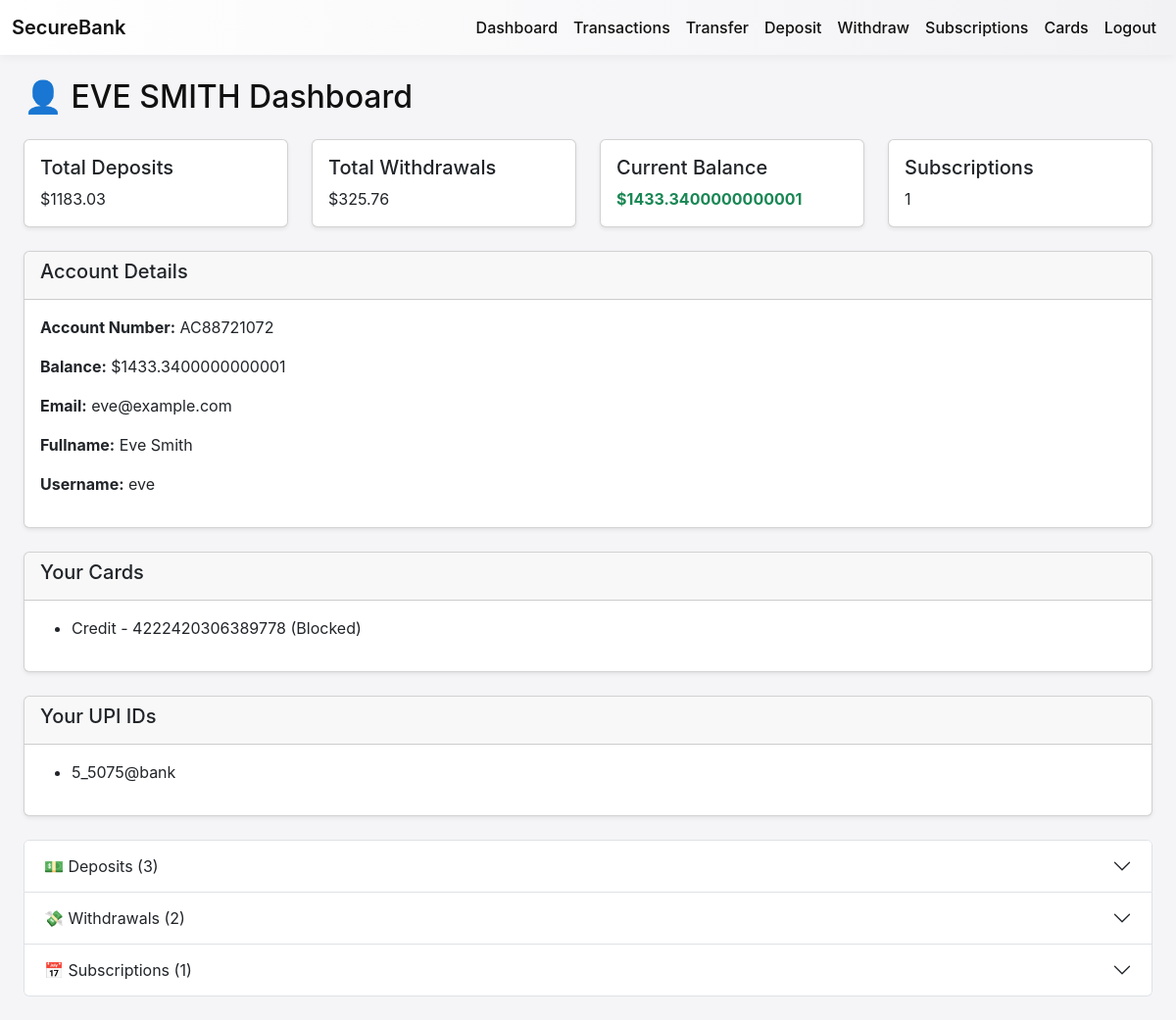
The app's page /dashboard (signed in), older data.
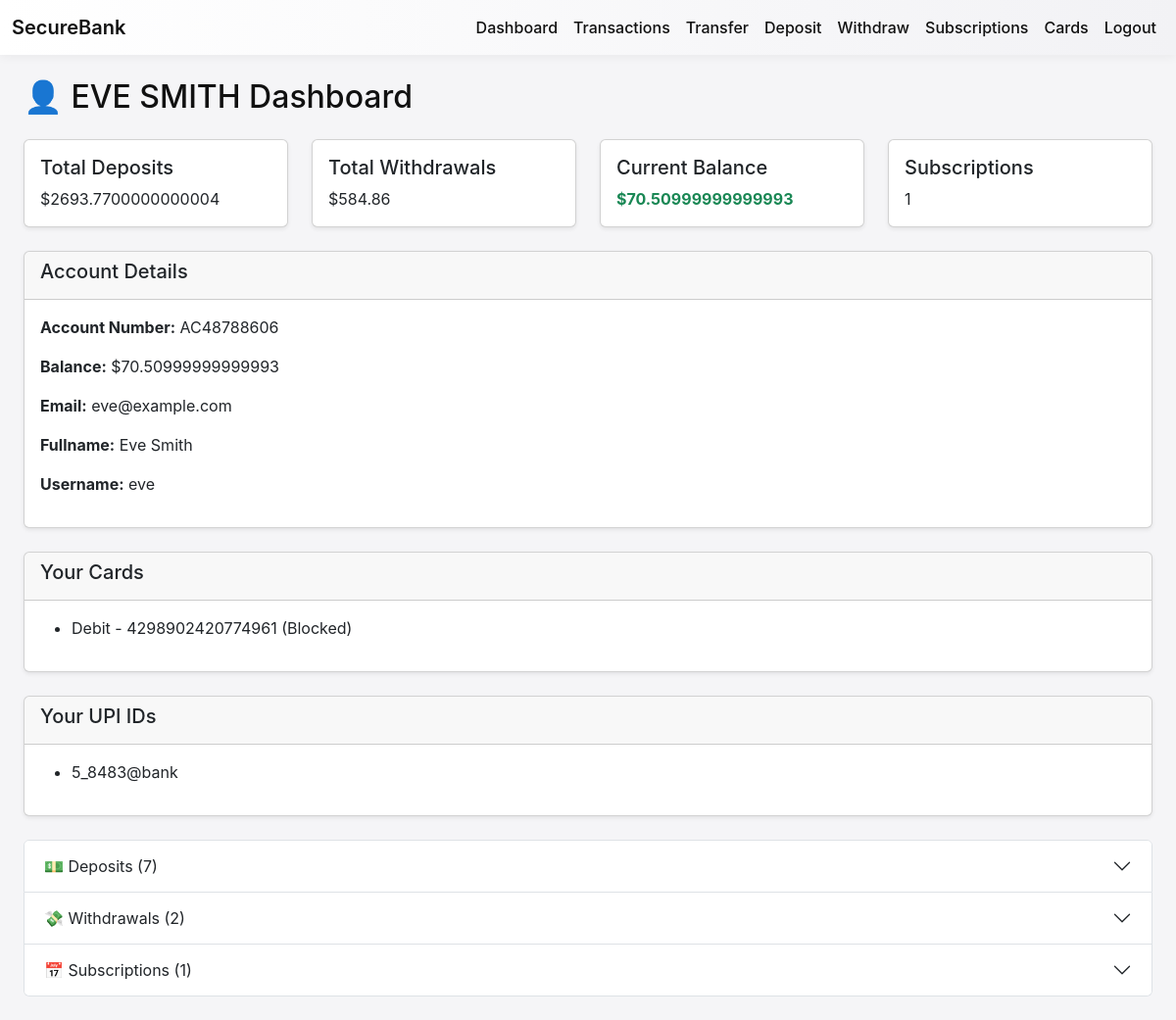
The same page, newer data.
### app/models/models.py (models this page shows)
class Account(db.Model):
    __tablename__ = 'account'
    id = db.Column(db.Integer, primary_key=True)
    user_id = db.Column(db.Integer, db.ForeignKey('login.id'), nullable=False)
    account_number = db.Column(db.String(20), unique=True, nullable=False)
    balance = db.Column(db.Float, default=0.0, nullable=False)
    created_at = db.Column(db.DateTime, default=datetime.utcnow)
    upi = db.relationship('Upi', backref='account', uselist=False)
    cards = db.relationship('Card', backref='account', lazy=True)
    transactions = db.relationship('Transaction', backref='account', lazy=True)

class Card(db.Model):
    __tablename__ = 'card'
    id = db.Column(db.Integer, primary_key=True)
    account_id = db.Column(db.Integer, db.ForeignKey('account.id'), nullable=False)
    card_number = db.Column(db.String(20), unique=True)
    card_type = db.Column(db.String(20), default='debit')
    expiry = db.Column(db.String(10))
    cvv = db.Column(db.String(6))
    blocked = db.Column(db.Boolean, default=False)
    limit = db.Column(db.Float, default=5000.0)
    pin = db.Column(db.String(128))  # store hashed PIN

class Upi(db.Model):
    __tablename__ = 'upi'
    id = db.Column(db.Integer, primary_key=True)
    account_id = db.Column(db.Integer, db.ForeignKey('account.id'), nullable=False)
    upi_id = db.Column(db.String(120), unique=True, nullable=False)
    verified = db.Column(db.Boolean, default=False)

### app/routes.py (the view, shortened to what this page needs)
@main.route('/dashboard')
def dashboard_view():
    if 'user_id' not in session:
        flash('Please login first.', 'warning')
        return redirect(url_for('main.login_view'))
    user = Login.query.get(session['user_id'])
    account = Account.query.filter_by(user_id=user.id).first()
    balance = account.balance if account else 0.0
    deposits = Transaction.query.filter_by(user_id=user.id, txn_type='deposit').all()
    withdrawals = Transaction.query.filter_by(user_id=user.id, txn_type='withdrawal').all()
    subscriptions = Subscription.query.filter_by(user_id=user.id).all()
    cards = Card.query.filter_by(account_id=account.id).all() if account else []
    upis = Upi.query.filter_by(account_id=account.id).all() if account else []
    return render_template(
        'dashboard.html',
        username=user.fullname.upper(),
        is_admin=False,
        user=user,
        account=account,
        deposits=deposits,
        withdrawals=withdrawals,
        balance=balance,
        subscriptions=subscriptions,
        cards=cards,
        upis=upis
    )

### app/templates/dashboard.html (shortened to what the changed rows need)
{% extends 'base.html' %}
{% block content %}
<div class="container-fluid">
  <div class="row">
    <div class="col-md-12">
      <h2 class="mb-4">
        {% if is_admin %}
          👑 Admin Dashboard
        {% else %}
          👤 {{ username | upper }} Dashboard
        {% endif %}
      </h2>
      <div class="row mb-4">
        <div class="col-md-3">
          <div class="card shadow-sm">
            <div class="card-body">
              <h5 class="card-title">Total Deposits</h5>
              <p class="card-text">
                {% if not is_admin %}
                  ${{ deposits | sum(attribute='amount') }}
                {% else %}
                  -
                {% endif %}
              </p>
            </div>
          </div>
        </div>
        <div class="col-md-3">
          <div class="card shadow-sm">
            <div class="card-body">
              <h5 class="card-title">Total Withdrawals</h5>
              <p class="card-text">
                {% if not is_admin %}
                  ${{ withdrawals | sum(attribute='amount') }}
                {% else %}
                  -
                {% endif %}
              </p>
            </div>
          </div>
        </div>
        <div class="col-md-3">
          <div class="card shadow-sm">
            <div class="card-body">
              <h5 class="card-title">Current Balance</h5>
              <p class="card-text text-success fw-bold">
                {% if not is_admin %}
                  ${{ balance }}
                {% else %}
                  -
                {% endif %}
              </p>
            </div>
          </div>
        </div>
      </div>
      {% if not is_admin %}
      <div class="card shadow-sm mb-4">
        <div class="card-header"><h5>Account Details</h5></div>
        <div class="card-body">
          <p><strong>Account Number:</strong> {{ account.account_number }}</p>
          <p><strong>Balance:</strong> ${{ account.balance }}</p>
          <p><strong>Email:</strong> {{ user.email }}</p>
          <p><strong>Fullname:</strong> {{ user.fullname }}</p>
          <p><strong>Username:</strong> {{ user.username }}</p>
        </div>
      </div>
      <div class="card shadow-sm mb-4">
        <div class="card-header"><h5>Your Cards</h5></div>
        <div class="card-body">
          {% if cards %}
            <ul>
              {% for card in cards %}
                <li>{{ card.card_type | capitalize }} - {{ card.card_number }} {% if card.blocked %}(Blocked){% endif %}</li>
              {% endfor %}
            </ul>
          {% else %}
            <p>No cards added yet. <a href="{{ url_for('main.cards_view') }}">Add a card</a></p>
          {% endif %}
        </div>
      </div>
      <div class="card shadow-sm mb-4">
        <div class="card-header"><h5>Your UPI IDs</h5></div>
        <div class="card-body">
          {% if upis %}
            <ul>
              {% for upi in upis %}
                <li>{{ upi.upi_id }}</li>
              {% endfor %}
            </ul>
          {% else %}
            <p>No UPI linked yet.</p>
          {% endif %}
        </div>
      </div>
      <div class="accordion mb-4" id="transactionsAccordion">
        <div class="accordion-item">
          <h2 class="accordion-header" id="headingDeposits">
            <button class="accordion-button collapsed" type="button" data-bs-toggle="collapse" data-bs-target="#collapseDeposits" aria-expanded="false" aria-controls="collapseDeposits">
              💵 Deposits ({{ deposits|length }})
            </button>
          </h2>
        </div>
        <div class="accordion-item">
          <h2 class="accordion-header" id="headingWithdrawals">
            <button class="accordion-button collapsed" type="button" data-bs-toggle="collapse" data-bs-target="#collapseWithdrawals" aria-expanded="false" aria-controls="collapseWithdrawals">
              💸 Withdrawals ({{ withdrawals|length }})
            </button>
          </h2>
        </div>
        <div class="accordion-item">
          <h2 class="accordion-header" id="headingSubs">
            <button class="accordion-button collapsed" type="button" data-bs-toggle="collapse" data-bs-target="#collapseSubs" aria-expanded="false" aria-controls="collapseSubs">
              📅 Subscriptions ({{ subscriptions|length }})
            </button>
          </h2>
        </div>
      </div>
      {% endif %}
    </div>
  </div>
</div>
{% endblock %}

Row changes from the older to the newer data that the page shows:
changed Account: balance "1433.3400000000001" → "70.50999999999993"; account_number "AC88721072" → "AC48788606"
changed Card: card_type "Credit" → "Debit"; card_number "4222420306389778" → "4298902420774961"
changed Upi: upi_id "5_5075@bank" → "5_8483@bank"
Text that changed along with them:
{{ deposits | sum(attribute='amount') }}: "1183.03" → "2693.7700000000004"
{{ withdrawals | sum(attribute='amount') }}: "325.76" → "584.86"
{{ deposits|length }}: "3" → "7"
